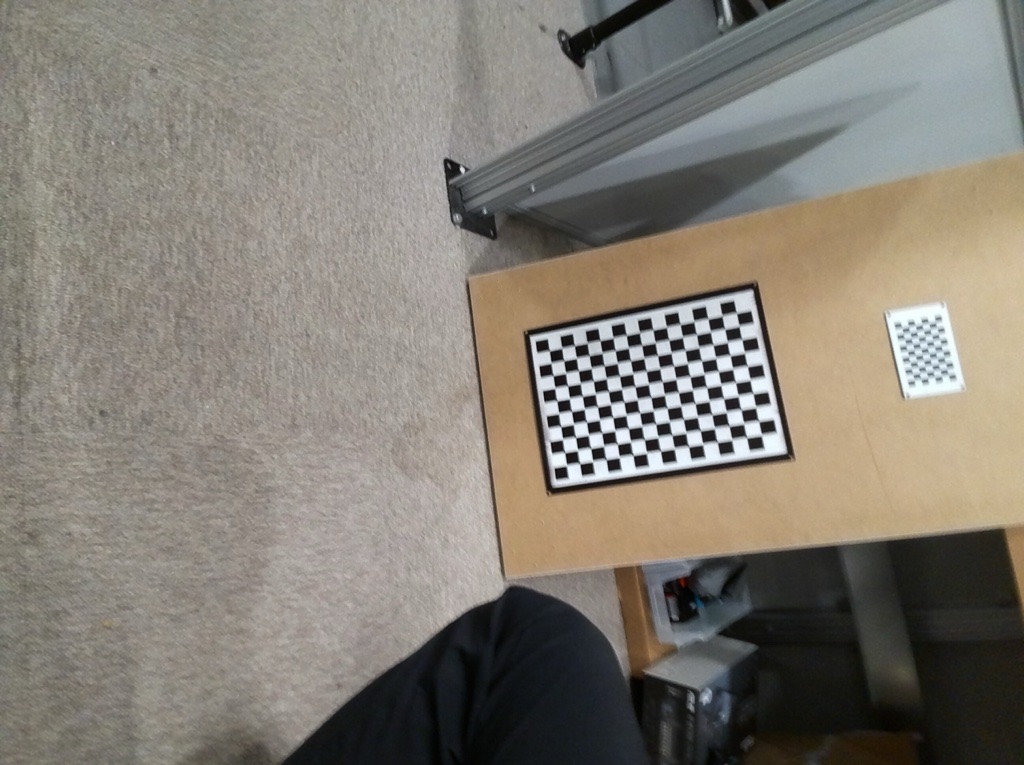
#> input picture img_prossing_development/checkerboard.jpg, 1024 x 765 px
$ python -i checker_detect_sol4.py   (imports and definitions only)
#> lines starting #> are read from the running program, lines starting #| are printed output that depends on the picture; after the words box and inside, x2 and y2 are one past the last pixel; in counts of white or black regions, pixels touching at a corner belong together
#> further down, picture is the input picture: shape (765, 1024, 3); mean B, G, R 116.6, 125.7, 131.2
import cv2
import numpy as np

class CheckerboardDetection():
    def __init__(self):
    ### Define Known checkerboard size ###
        self.CHECKERBOARD_SQUARES = (15, 10)  # number of squares, not inner corners

    def process_image(self, image):
        ### Load image ###
        #img = cv2.imread("D:\Projects\Task_1_EPM110\Project_2\Tello-Python-RAMI\img_prossing_development\checkerboard.jpg")
        gray = cv2.cvtColor(image, cv2.COLOR_BGR2GRAY)
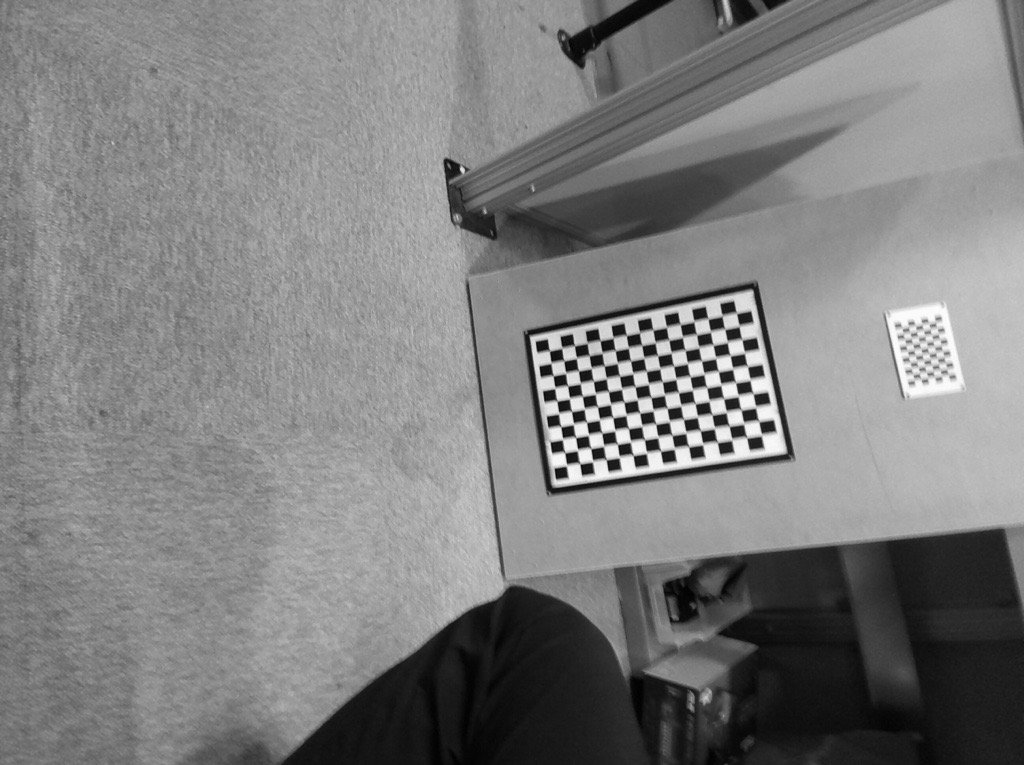
#> gray: shape (765, 1024); min 0, max 254, mean 126.3

        ### Step 1: Preprocess ###
        blur = cv2.GaussianBlur(gray, (5, 5), 0)

        ### Step 2: Detect corners using goodFeaturesToTrack function ###
        # Jianbo Shi and Carlo Tomasi. Good features to track. In Computer Vision and Pattern Recognition, 1994. Proceedings CVPR'94.
        # https://docs.opencv.org/3.4/dd/d1a/group__imgproc__feature.html#ga1d6bb77486c8f92d79c8793ad995d541
        # 1. calculate the corner quality using conrnerMinEigenVal or cornerHarris depending on useHarrisDetector
        # 2. performs a non-maximum suppression (the local maximums in 3 x 3 neighborhood are retained).
        # 3. corners with the minimal eigenvalue less than "qualityLevel" are rejected.
        # 4. The remaining corners are sorted by the quality measure in the descending order.
        # 5. throws away each corner for which there is a stronger corner at a distance less than "maxDistance".
        corners = cv2.goodFeaturesToTrack(
            gray, maxCorners=200, qualityLevel=0.05, minDistance=10
        )
#> corners = 200 rows, first 8: [581, 465], [599, 408], [588, 423], [625, 403], [641, 414], [603, 434], [577, 438], [646, 441]
        corners = np.int8(corners) if corners is not None else []
#> corners = 200 rows, first 8: [69, -47], [87, -104], [76, -89], [113, -109], [-127, -98], [91, -78], [65, -74], [-122, -71]

        corners = corners.reshape(-1, 2)
#> corners = 200 pairs, first value -127 to 127, second value -128 to 127

        corner_vis = image.copy()
        for (x, y) in corners.astype(int):
            cv2.circle(corner_vis, (int(x), int(y)), 2, (0, 0, 255), -1)
#> this loop made 200 passes
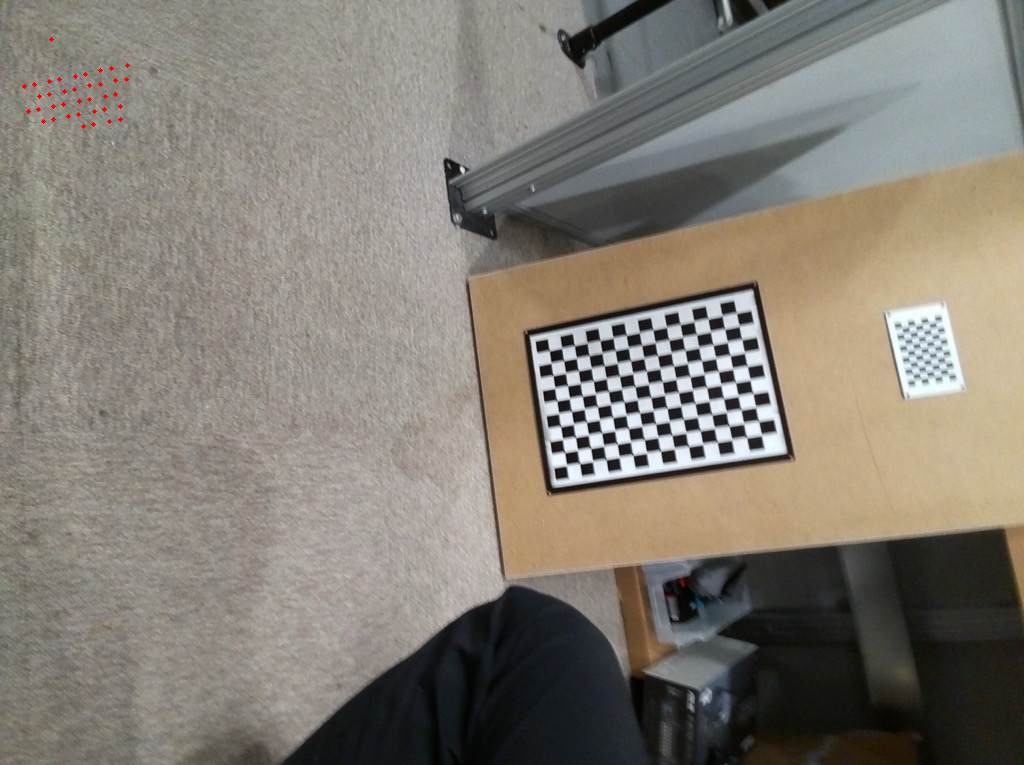
#> corner_vis: shape (765, 1024, 3); 0.06% of pixels changed, all inside (x1, y1, x2, y2) = (22, 37, 130, 129)

        cv2.imshow("All corners", corner_vis)
        cv2.waitKey(0)


        # --- Step 2: Remove gross outliers before PCA ---
        # Compute the median position of all detected corners — this serves as a robust
        # central estimate that is less sensitive to outliers than the mean.
        median = np.median(corners, axis=0)
#> median = [-28, 50]

        # Compute the Median Absolute Deviation (MAD), a robust measure of spread.
        # MAD = median(|x_i - median(x)|)
        mad = np.median(np.abs(corners - median), axis=0)
#> mad = [74, 76]

        # Compute a “robust z-score” for each corner, dividing its deviation from the median
        # by the MAD. Points with large z-scores are likely outliers.
        robust_z = np.abs((corners - median) / (mad + 1e-6))
#> robust_z = 200 pairs, first value 0.0135 to 2.09, second value 0.0263 to 2.34

        # Keep only corners within a reasonable threshold (e.g., |z| < 3)
        mask = (robust_z[:, 0] < 3) & (robust_z[:, 1] < 3)
        corners = corners[mask]

        corner_vis = image.copy()
        for (x, y) in corners.astype(int):
            cv2.circle(corner_vis, (int(x), int(y)), 2, (255, 0, 0), -1)
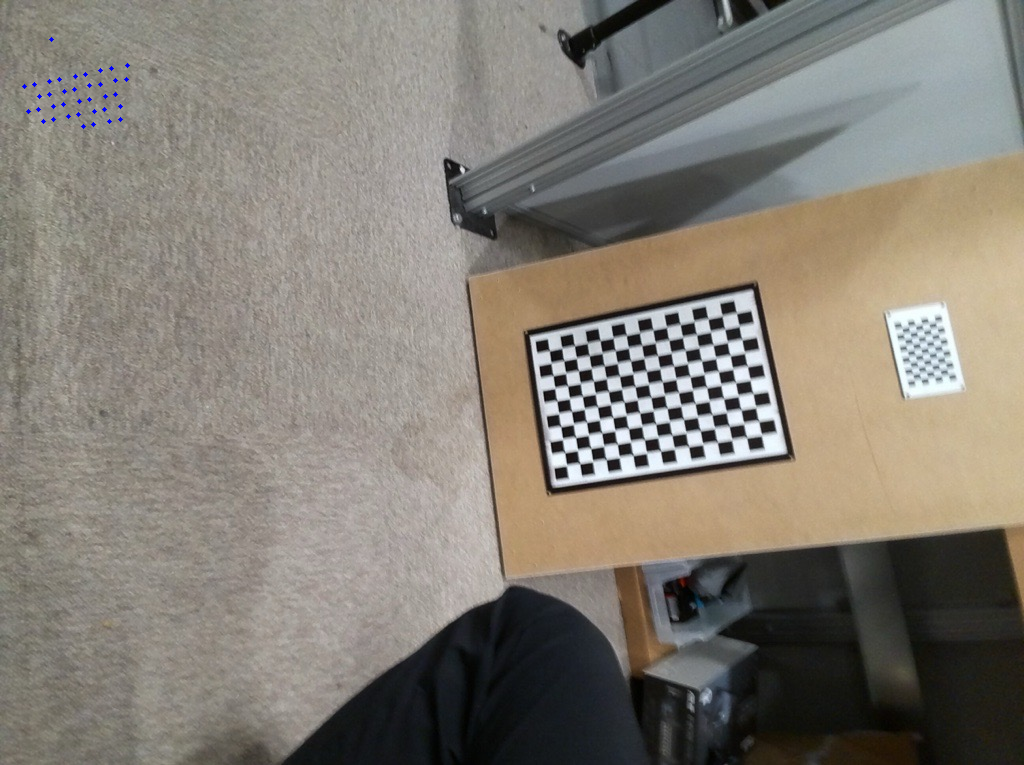
#> corner_vis: shape (765, 1024, 3); 0.06% of pixels changed, all inside (x1, y1, x2, y2) = (22, 37, 130, 129)

        cv2.imshow("Post Outlier removal", corner_vis)
        cv2.waitKey(0)

        ''' USE checkerboard pre-knowledge to filter the detected points further'''

        ### Step 3: PCA to find checkerboard orientation ###
        # Use Principal Component Analysis (PCA) to give us the two main orthogonal directions
        # (eigenvectors) that best describe the spread of the corner points (xy coords).
        # The mean is the centroid of all corners, and eigvecs are the rotation basis.
        mean, eigvecs = cv2.PCACompute(corners.astype(np.float32), mean=None)
#> mean = [[-8.76, 4.57]]; eigvecs = [[-0.383, 0.924], [0.924, 0.383]]
        ## project the corner points into this PCA-aligned coordinate system to analyse geometry.
        rotated = (corners - mean) @ eigvecs
#> rotated = 200 pairs, first value -170 to 153.8, second value -153.7 to 162.7

        ### Step 4: Filter by aspect ratio ###
        # Compute bounding box in PCA space
        x_min, y_min = rotated.min(axis=0)
#> x_min = -170; y_min = -153.7
        x_max, y_max = rotated.max(axis=0)
#> x_max = 153.8; y_max = 162.7
        width = x_max - x_min
#> width = 323.7
        height = y_max - y_min
#> height = 316.4
        aspect = width / height
#> aspect = 1.02

        expected_aspect = self.CHECKERBOARD_SQUARES[0] / self.CHECKERBOARD_SQUARES[1]
        print(f"Measured aspect: {aspect:.2f}, expected: {expected_aspect:.2f}")
#| Measured aspect: 1.02, expected: 1.50

        # Reject corners outside the main rectangular area
        mask = (
            (rotated[:, 0] > x_min + 0.05 * width)
            & (rotated[:, 0] < x_max - 0.05 * width)
            & (rotated[:, 1] > y_min + 0.05 * height)
            & (rotated[:, 1] < y_max - 0.05 * height)
        )
        filtered = corners[mask]
#> filtered = 178 pairs, first value -125 to 124, second value -128 to 126

        ### Step 4: Visualize filtered corners ###
        filtered_vis = image.copy()
        for (x, y) in filtered:
            cv2.circle(filtered_vis, (int(x), int(y)), 2, (0, 255, 0), -1)
#> this loop made 178 passes
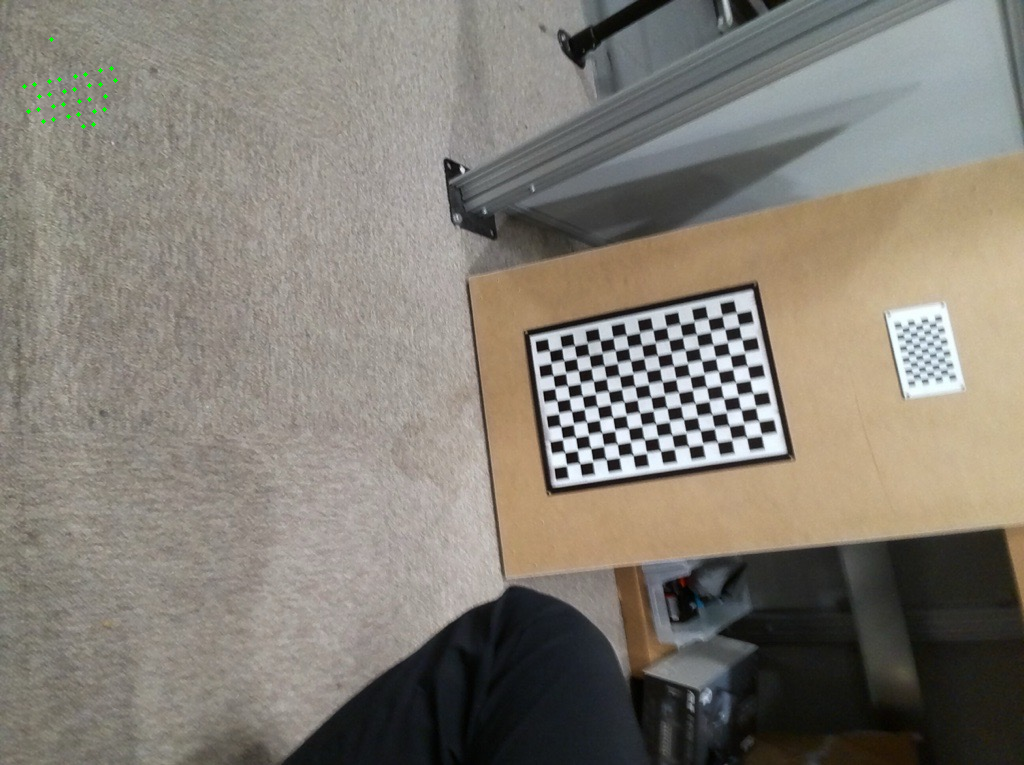
#> filtered_vis: shape (765, 1024, 3); 0.05% of pixels changed, all inside (x1, y1, x2, y2) = (22, 37, 118, 129)

        ### Step 5: Compute center of checkerboard ###
        center = filtered.mean(axis=0).astype(int)
#> center = [-8, 2]
        cv2.circle(filtered_vis, tuple(center), 5, (255, 255, 0), -1)

        ### Step 6: Draw bounding box for visual check ###
        rect = cv2.minAreaRect(filtered.astype(np.float32))
#> rect = ((-0.189, -0.829), (254.1, 247.1), -89.22)
        box = np.int8(cv2.boxPoints(rect))
#> box = [[121, 127], [-125, 124], [-122, 127], [125, -126]]
        cv2.drawContours(filtered_vis, [box], 0, (255, 0, 0), 2)
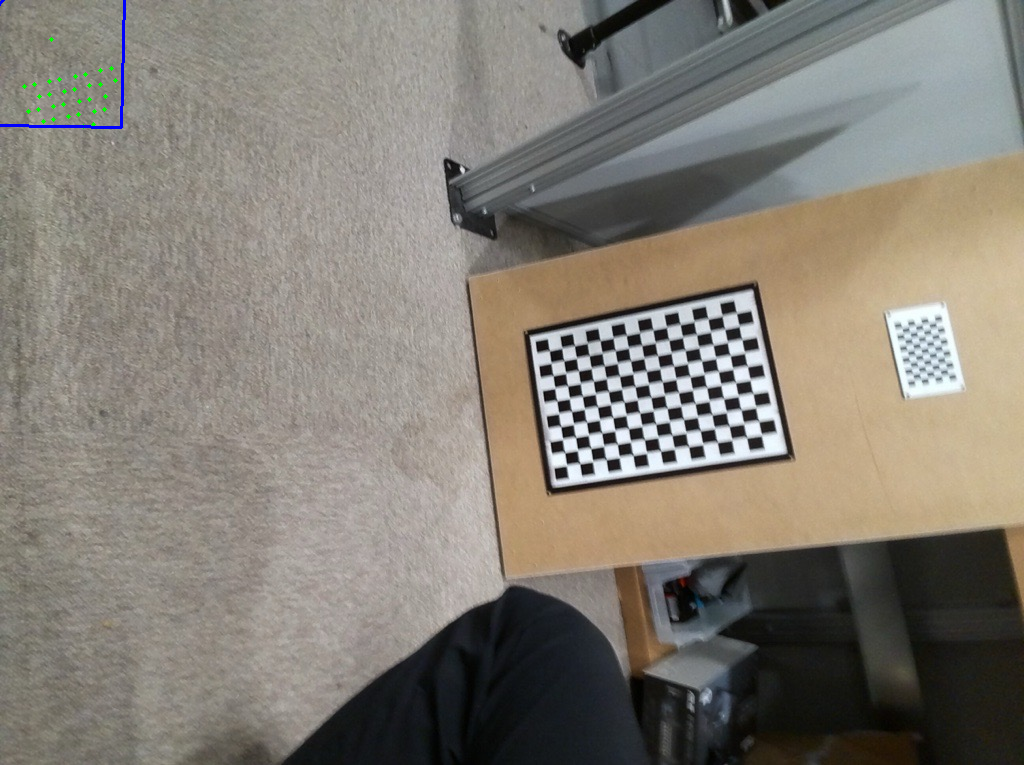
#> filtered_vis: shape (765, 1024, 3); 0.1% of pixels changed, all inside (x1, y1, x2, y2) = (0, 0, 126, 129)

        ### Step 7: Display results ###
        cv2.imshow("Filtered Corners", filtered_vis)
        cv2.waitKey(0)
        cv2.destroyAllWindows()

>>> import cv2
>>> picture = cv2.imread('checkerboard.jpg')
>>> result = CheckerboardDetection().process_image(picture)
